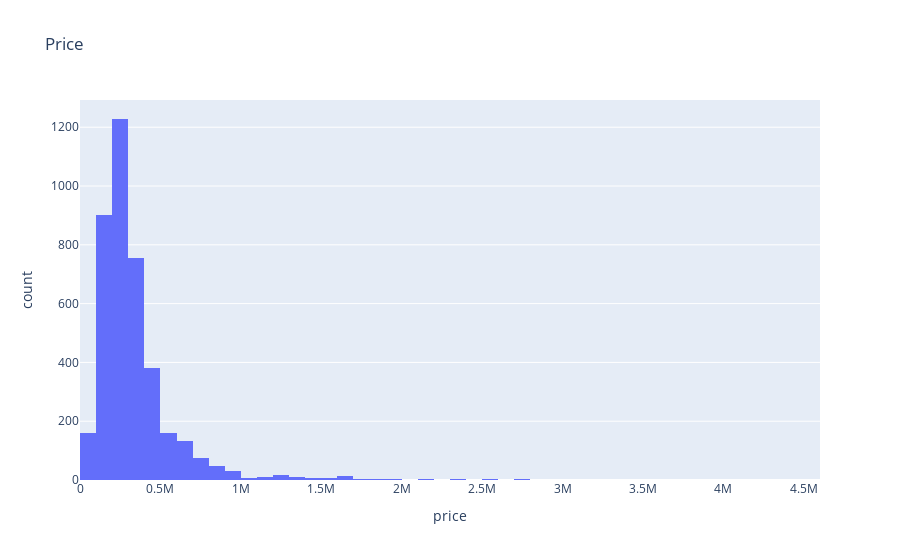
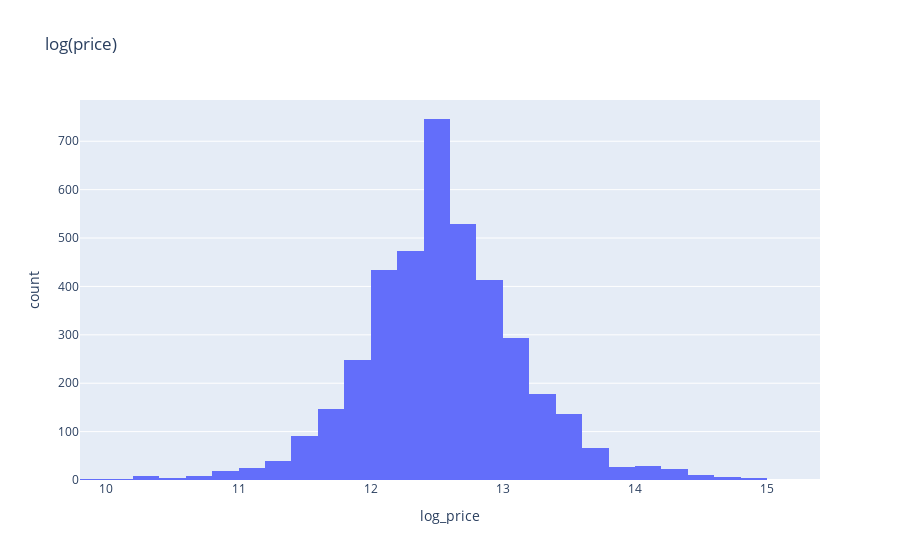
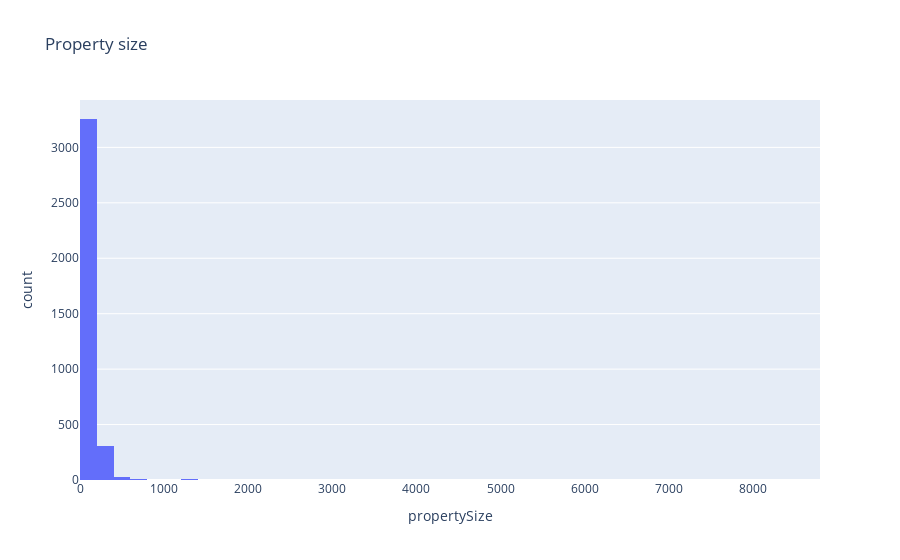
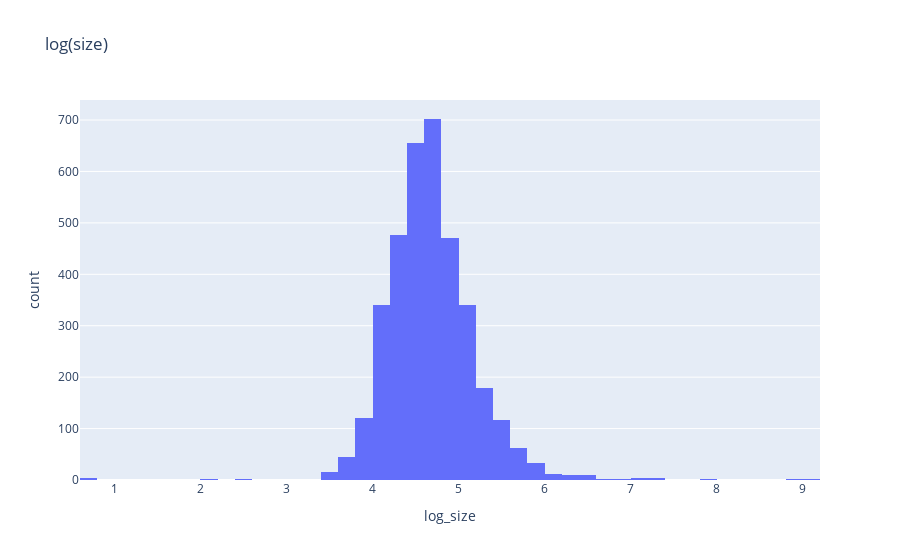

Write notebook code for charts like these, in order.
### Markdown cell above
### 3.1 Histograms - log-transforming

What we're looking for
- Original scale: if the histogram is strongly right‑skewed, a log transform often helps.
- Log scale: if the histogram of log_price looks more symmetric, bell‑ish, that’s a sign that log‑transforming for regression is useful (errors closer to normal, linearity easier).

### Code cell
import plotly.express as px
from plotly.subplots import make_subplots
import numpy as np

# Histograms on log scale (log-transform)
df['log_price'] = np.log1p(df['price'])          # log(1 + x) to avoid log(0)
df['log_size']  = np.log1p(df['propertySize'])

# Basic histograms
px.histogram(df, x='price', nbins=50, title='Price').show()
px.histogram(df, x='log_price', nbins=50, title='log(price)').show()

#log- scale histograms
px.histogram(df, x='propertySize', nbins=50, title='Property size').show()
px.histogram(df, x='log_size', nbins=50, title='log(size)').show()

### Figure 1 — Plotly figure (JSON) as saved in the notebook; plotly's stock layout.template omitted (floating-point values rounded to 4 significant figures; data arrays with more than 128 entries replaced by an {"elided": "..."} marker saying what was removed)
{"data": [{"bingroup": "x", "hovertemplate": "price=%{x}<br>count=%{y}<extra></extra>", "legendgroup": "", "marker": {"color": "#636efa", "pattern": {"shape": ""}}, "name": "", "nbinsx": 50, "orientation": "v", "showlegend": false, "type": "histogram", "x": {"elided": "3967 int values"}, "xaxis": "x", "yaxis": "y"}], "layout": {"barmode": "relative", "legend": {"tracegroupgap": 0}, "title": {"text": "Price"}, "xaxis": {"anchor": "y", "domain": [0, 1], "title": {"text": "price"}}, "yaxis": {"anchor": "x", "domain": [0, 1], "title": {"text": "count"}}}}

### Figure 2 — Plotly figure (JSON) as saved in the notebook; plotly's stock layout.template omitted (floating-point values rounded to 4 significant figures; data arrays with more than 128 entries replaced by an {"elided": "..."} marker saying what was removed)
{"data": [{"bingroup": "x", "hovertemplate": "log_price=%{x}<br>count=%{y}<extra></extra>", "legendgroup": "", "marker": {"color": "#636efa", "pattern": {"shape": ""}}, "name": "", "nbinsx": 50, "orientation": "v", "showlegend": false, "type": "histogram", "x": {"elided": "3967 float values"}, "xaxis": "x", "yaxis": "y"}], "layout": {"barmode": "relative", "legend": {"tracegroupgap": 0}, "title": {"text": "log(price)"}, "xaxis": {"anchor": "y", "domain": [0, 1], "title": {"text": "log_price"}}, "yaxis": {"anchor": "x", "domain": [0, 1], "title": {"text": "count"}}}}

### Figure 3 — Plotly figure (JSON) as saved in the notebook; plotly's stock layout.template omitted (floating-point values rounded to 4 significant figures; data arrays with more than 128 entries replaced by an {"elided": "..."} marker saying what was removed)
{"data": [{"bingroup": "x", "hovertemplate": "propertySize=%{x}<br>count=%{y}<extra></extra>", "legendgroup": "", "marker": {"color": "#636efa", "pattern": {"shape": ""}}, "name": "", "nbinsx": 50, "orientation": "v", "showlegend": false, "type": "histogram", "x": {"elided": "3967 float values"}, "xaxis": "x", "yaxis": "y"}], "layout": {"barmode": "relative", "legend": {"tracegroupgap": 0}, "title": {"text": "Property size"}, "xaxis": {"anchor": "y", "domain": [0, 1], "title": {"text": "propertySize"}}, "yaxis": {"anchor": "x", "domain": [0, 1], "title": {"text": "count"}}}}

### Figure 4 — Plotly figure (JSON) as saved in the notebook; plotly's stock layout.template omitted (floating-point values rounded to 4 significant figures; data arrays with more than 128 entries replaced by an {"elided": "..."} marker saying what was removed)
{"data": [{"bingroup": "x", "hovertemplate": "log_size=%{x}<br>count=%{y}<extra></extra>", "legendgroup": "", "marker": {"color": "#636efa", "pattern": {"shape": ""}}, "name": "", "nbinsx": 50, "orientation": "v", "showlegend": false, "type": "histogram", "x": {"elided": "3967 float values"}, "xaxis": "x", "yaxis": "y"}], "layout": {"barmode": "relative", "legend": {"tracegroupgap": 0}, "title": {"text": "log(size)"}, "xaxis": {"anchor": "y", "domain": [0, 1], "title": {"text": "log_size"}}, "yaxis": {"anchor": "x", "domain": [0, 1], "title": {"text": "count"}}}}
